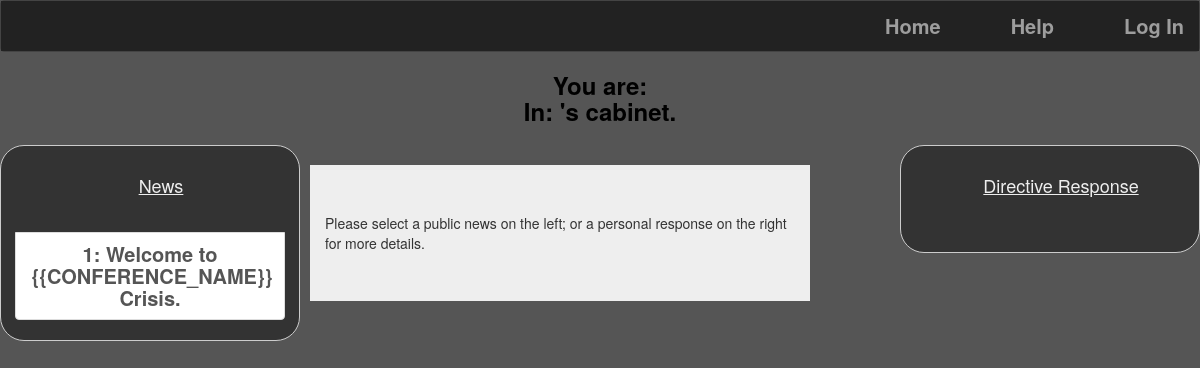
The page /Coding/www/profile.php on the database its author committed.
### tables this page shows
CREATE TABLE IF NOT EXISTS `NavBar` (
  `ID` int(11) NOT NULL,
  `Name` varchar(20) NOT NULL,
  `URL` varchar(255) NOT NULL,
  `Privacy` int(11) NOT NULL
);

CREATE TABLE IF NOT EXISTS `News` (
  `NewsNumber` int(5) NOT NULL,
  `NewsTitle` text NOT NULL,
  `NewsDescription` text NOT NULL,
  `NewsImage` text
);

### Coding/www/newsProfile.php (the view, shortened to what this page needs)
	<div class="col-xs-3 col-sm-3 sidebarJS" id="alreadyAThing" style='float:left;'>
	<div class="list-group" id="listgroupJSItem">
	<h4 style="padding: 0px 60px 0px 60px"> News </h4>
	<br>
<?php
		$con = mysqli_connect("localhost", "d5g9x9d8_user","1qwerty1","d5g9x9d8_{{CONFERENCE_NAME}}") or die(mysql_error());
		$result = $con->query("SELECT * FROM News ORDER BY NewsNumber ASC");
		if ($result->num_rows > 0) {
			$myArray = array();
			$publicNewsNumber = 0;
		     while($row = $result->fetch_assoc()) {
		    	$publicNewsNumber ++;
		     	if (isset($_GET['message'])) {
					$message = $_GET['message'];
					if ($message === $row["NewsNumber"]) {
				     	$arrayElement = "<a class='list-group-item active' href='profile.php?message="  . $row["NewsNumber"] . "'>" . $publicNewsNumber . ": " . $row["NewsTitle"] . "</a> ";
				     	$publicDisplayNewsNumber = $publicNewsNumber;
					}else {
						$arrayElement = "<a class='list-group-item' href='profile.php?message="  . $row["NewsNumber"] . "'>" . $publicNewsNumber . ": " . $row["NewsTitle"] . "</a> ";
					}
				}else {
			     	$arrayElement =  "<a class='list-group-item' href='profile.php?message="  . $row["NewsNumber"] . "'>" . $publicNewsNumber . ": " . $row["NewsTitle"] . "</a> ";
		    	}
		     	$myArray[] = $arrayElement;
		     }
		     $myArray = array_reverse($myArray);
		     foreach ($myArray as $element) {
		     	echo $element;
		     }
		}
	?>
		</div>
		</div>

### Coding/www/header.php (shortened to what this page needs)
<!DOCTYPE html>
<html>
	<head>
		<link rel="stylesheet" href="https://maxcdn.bootstrapcdn.com/bootstrap/3.3.6/css/bootstrap.min.css">
		<link href="stylesheet.css" type ="text/css" rel ="stylesheet" />
		<title><?php
			$con = mysqli_connect("localhost", "d5g9x9d8_user","1qwerty1","d5g9x9d8_{{CONFERENCE_NAME}}") or die(mysql_error());
			?>
	</head>
<body onload="logOnCheck()" style="background-image:url( <?php
		$result = $con->query("SELECT * FROM `GlobalVariables` WHERE `VariableName` = 'backgroundImage'");
		while($row = $result->fetch_assoc()) {
			echo $row['VariableValue'];
		}
		 ?>); background-position:0% 50px;background-repeat: repeat">
<?
	function createNavBar(){
		$con = mysqli_connect("localhost", "d5g9x9d8_user","1qwerty1","d5g9x9d8_{{CONFERENCE_NAME}}") or die(mysql_error());
		if ($_COOKIE['loggedIn'] === 'YES') {
			if ($_COOKIE['isBackroom'] === 'f') {
				if ($_COOKIE['isChair'] === 'f') {
					$navBarResult = $con->query("SELECT * FROM `NavBar` WHERE `Privacy` = 1 OR `Privacy` = 2 ORDER BY `ID`");
				}else {
					$navBarResult = $con->query("SELECT * FROM `NavBar` WHERE `Privacy` = 1 OR `Privacy` = 2 OR `Privacy` = 3 ORDER BY `ID`");
				}
			}else if ($_COOKIE['isBackroom'] === 't') {
				$navBarResult = $con->query("SELECT * FROM `NavBar` WHERE `Privacy` = 1 OR `Privacy` = 4 ORDER BY `ID`");
			}else if ($_COOKIE['isBackroom'] === 'a') {
				$navBarResult = $con->query("SELECT * FROM `NavBar` WHERE `Privacy` = 1 OR `Privacy` = 4 OR `Privacy` = 5 ORDER BY `ID`");
			}
			echo' 	<nav class="navbar navbar-inverse">
			 <div class="container-fluid navbar-inverse">
		      <ul class="nav navbar-nav navbar-right navbar-inverse">';
			while($row = $navBarResult->fetch_assoc()) {
				echo' <li id="'.$row["Name"].'"><a href="'.$row['URL'].'">'.$row['Name'].'';
				if ($row['URL'] === 'profile.php'){
					$result = $con->query("SELECT * FROM Responses WHERE `readByDelegate` = 'f' AND `Recipient` = '".$_COOKIE['user']."'");
					if ($result->num_rows > 0) {
						echo " <span class='badge'> ". $result->num_rows." </span>";
					}
				}else if ($row['URL'] === 'directiveConfirmation.php'){
					$result = $con->query("SELECT * FROM Directives WHERE Status = 'Frozen' AND DirectiveCommittee = '".$_COOKIE['committee']."' ");
					if ($result->num_rows > 0) {
					    echo " <span class='badge progress-bar-danger'>".$result->num_rows."</span>";
					}
				}else if ($row['URL'] === 'backroomReserve.php'){
					$result = $con->query("SELECT * FROM  `Directives` WHERE  `Status` = '".$_COOKIE['user']."'");
					if ($result->num_rows > 0) {
						while($row = $result->fetch_assoc()) {
						    echo " <span id='backroomReserve' class='badge'>".$row['DirectiveNumber']."</span>";
					    }
					}
				}
				echo "</a>
				</li>";
			}
			echo '<li ><a id="logOut" ahref = "index.php" onclick="logOut()">Log out</a></li>';
			echo "</ul></div></nav>";
		}else {
			$navBarResult = $con->query("SELECT * FROM `NavBar` WHERE `Privacy` = 0 ORDER BY `ID`");
						echo' 	<nav class="navbar navbar-inverse ">
			 <div class="container-fluid navbar-inverse ">
		      <ul class="nav navbar-nav navbar-right navbar-inverse">';
			while($row = $navBarResult->fetch_assoc()) {
				echo' <li id="'.$row["Name"].'"><a href="'.$row['URL'].'">'.$row['Name'].'';
				echo "</a>
				</li>";
			}
			echo '<li id="logInFormButton"><a id="logIn" ahref = "index.php" onclick="showLogInForm()">Log In</a></li>';
			echo "</ul><div class ='col-xs-6 col-sm-6 col-md-6 col-lg-6 col-xs-offset-3 col-sm-offset-3 col-md-offset-3 col-lg-offset-3 panel panel-login' id='logInForm' style='display: none;'><form method='POST' action='connectivity.php' id='login-form' role='form'><br>
				<div class='form-group'>
					<input type='text' name='user' id='username' tabindex='1' class='form-control' placeholder=
					'Username'";
				echo"</div>
				<div class='form-group'>
					<input type='password' name='pass' id='password' tabindex='2' class='form-control' placeholder='Password'";
					 	echo' />
				</div>
				<div class="form-group text-center">
					<input type="checkbox" tabindex="3" name="remember" id="remember"';
					 	echo'/>
					<label for="remember"> Remember Me</label>
				</div>
					<div class="row">
				<div class="form-group">
						<div class="col-sm-6">
							<input type="submit" name="submit" id="button" tabindex="4" class="form-control btn btn-login" value="Log-In" />
						</div>
				</div>
				<div class="form-group">
						<div class="col-sm-6">
							<div class="text-center">
								<a href="help.php" class="forgot-password">Forgot Password?</a>
							</div>
						</div>
					</div>
				</div>
			</form>
			</div>';
			echo "</div></nav>";
		}
	}
	createNavBar();
?>

### Coding/www/stylesheet.css (style rules this page uses)
body { background-color: #555; }
.navbar { background-color: #ccc; border-color: #444; }
h4 { color: #eee; text-decoration: underline; margin-left: 10px; }
div ul { display: inline; text-align: right; color: white; }
div li { float: right; display: inline; margin-left: 40px; }
a { text-family: Helvetica, sans-serif; font-size: 20px; font-weight: bold; text-decoration: none; color: white; }
.list-group-item { margin-left: -12px; }
.sidebarJS, .test2 { padding-right: 0.6em; padding-left: 1.1em; padding-top: 20px; padding-bottom: 0px; border: 1px solid #CCC; border-radius: 1em; background: #333; color: #333; }

### rows shown on the page
navbar: Name "Home"
navbar: Name "Help"
news: NewsTitle "Welcome to {{CONFERENCE_NAME}} Crisis."
